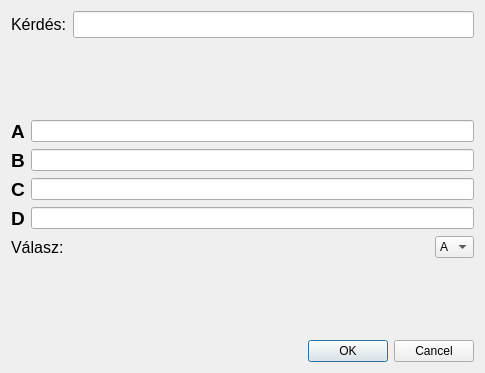
<?xml version="1.0" encoding="UTF-8"?>
<ui version="4.0">
 <class>NewQuestionDialog</class>
 <widget class="QDialog" name="NewQuestionDialog">
  <property name="geometry">
   <rect>
    <x>0</x>
    <y>0</y>
    <width>485</width>
    <height>373</height>
   </rect>
  </property>
  <property name="windowTitle">
   <string>Dialog</string>
  </property>
  <layout class="QVBoxLayout" name="verticalLayout_2">
   <item>
    <layout class="QVBoxLayout" name="verticalLayout">
     <item>
      <layout class="QHBoxLayout" name="horizontalLayout">
       <item>
        <widget class="QLabel" name="kerdes_label">
         <property name="font">
          <font>
           <pointsize>12</pointsize>
          </font>
         </property>
         <property name="text">
          <string>Kérdés:</string>
         </property>
        </widget>
       </item>
       <item>
        <widget class="QLineEdit" name="kerdes">
         <property name="font">
          <font>
           <pointsize>12</pointsize>
          </font>
         </property>
        </widget>
       </item>
      </layout>
     </item>
     <item>
      <spacer name="verticalSpacer">
       <property name="orientation">
        <enum>Qt::Vertical</enum>
       </property>
       <property name="sizeHint" stdset="0">
        <size>
         <width>20</width>
         <height>40</height>
        </size>
       </property>
      </spacer>
     </item>
     <item>
      <layout class="QGridLayout" name="gridLayout">
       <item row="0" column="0">
        <widget class="QLabel" name="A_label">
         <property name="font">
          <font>
           <pointsize>14</pointsize>
           <bold>true</bold>
          </font>
         </property>
         <property name="text">
          <string>A</string>
         </property>
        </widget>
       </item>
       <item row="0" column="1">
        <widget class="QLineEdit" name="A_lehetoseg"/>
       </item>
       <item row="1" column="0">
        <widget class="QLabel" name="B_label">
         <property name="font">
          <font>
           <pointsize>14</pointsize>
           <bold>true</bold>
          </font>
         </property>
         <property name="text">
          <string>B</string>
         </property>
        </widget>
       </item>
       <item row="1" column="1">
        <widget class="QLineEdit" name="B_lehetoseg"/>
       </item>
       <item row="2" column="0">
        <widget class="QLabel" name="C_label">
         <property name="font">
          <font>
           <pointsize>14</pointsize>
           <bold>true</bold>
          </font>
         </property>
         <property name="text">
          <string>C</string>
         </property>
        </widget>
       </item>
       <item row="2" column="1">
        <widget class="QLineEdit" name="C_lehetoseg"/>
       </item>
       <item row="3" column="0">
        <widget class="QLabel" name="D_label">
         <property name="font">
          <font>
           <pointsize>14</pointsize>
           <bold>true</bold>
          </font>
         </property>
         <property name="text">
          <string>D</string>
         </property>
        </widget>
       </item>
       <item row="3" column="1">
        <widget class="QLineEdit" name="D_lehetoseg"/>
       </item>
      </layout>
     </item>
     <item>
      <layout class="QHBoxLayout" name="horizontalLayout_2">
       <item>
        <widget class="QLabel" name="valasz_label">
         <property name="font">
          <font>
           <pointsize>12</pointsize>
          </font>
         </property>
         <property name="text">
          <string>Válasz:</string>
         </property>
        </widget>
       </item>
       <item>
        <spacer name="horizontalSpacer_2">
         <property name="orientation">
          <enum>Qt::Horizontal</enum>
         </property>
         <property name="sizeHint" stdset="0">
          <size>
           <width>278</width>
           <height>20</height>
          </size>
         </property>
        </spacer>
       </item>
       <item>
        <widget class="QComboBox" name="helyes_valasz">
         <item>
          <property name="text">
           <string>A</string>
          </property>
         </item>
         <item>
          <property name="text">
           <string>B</string>
          </property>
         </item>
         <item>
          <property name="text">
           <string>C</string>
          </property>
         </item>
         <item>
          <property name="text">
           <string>D</string>
          </property>
         </item>
        </widget>
       </item>
      </layout>
     </item>
     <item>
      <spacer name="verticalSpacer_2">
       <property name="orientation">
        <enum>Qt::Vertical</enum>
       </property>
       <property name="sizeHint" stdset="0">
        <size>
         <width>20</width>
         <height>48</height>
        </size>
       </property>
      </spacer>
     </item>
     <item>
      <layout class="QHBoxLayout" name="horizontalLayout_3">
       <item>
        <spacer name="horizontalSpacer_3">
         <property name="orientation">
          <enum>Qt::Horizontal</enum>
         </property>
         <property name="sizeHint" stdset="0">
          <size>
           <width>368</width>
           <height>20</height>
          </size>
         </property>
        </spacer>
       </item>
       <item>
        <widget class="QDialogButtonBox" name="buttonBox">
         <property name="orientation">
          <enum>Qt::Horizontal</enum>
         </property>
         <property name="standardButtons">
          <set>QDialogButtonBox::Cancel|QDialogButtonBox::Ok</set>
         </property>
        </widget>
       </item>
      </layout>
     </item>
    </layout>
   </item>
  </layout>
 </widget>
 <resources/>
 <connections>
  <connection>
   <sender>buttonBox</sender>
   <signal>accepted()</signal>
   <receiver>NewQuestionDialog</receiver>
   <slot>accept()</slot>
   <hints>
    <hint type="sourcelabel">
     <x>248</x>
     <y>254</y>
    </hint>
    <hint type="destinationlabel">
     <x>157</x>
     <y>274</y>
    </hint>
   </hints>
  </connection>
  <connection>
   <sender>buttonBox</sender>
   <signal>rejected()</signal>
   <receiver>NewQuestionDialog</receiver>
   <slot>reject()</slot>
   <hints>
    <hint type="sourcelabel">
     <x>316</x>
     <y>260</y>
    </hint>
    <hint type="destinationlabel">
     <x>286</x>
     <y>274</y>
    </hint>
   </hints>
  </connection>
 </connections>
</ui>
